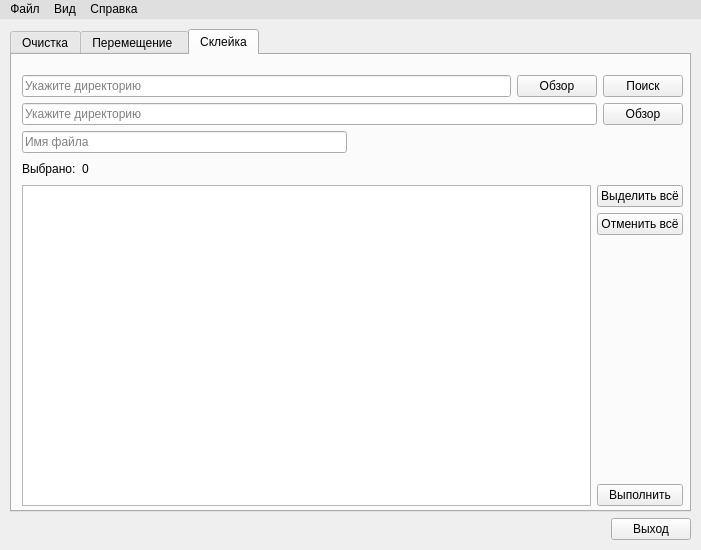
<?xml version="1.0" encoding="UTF-8"?>
<ui version="4.0">
 <class>MainWindow</class>
 <widget class="QMainWindow" name="MainWindow">
  <property name="geometry">
   <rect>
    <x>0</x>
    <y>0</y>
    <width>701</width>
    <height>550</height>
   </rect>
  </property>
  <property name="windowTitle">
   <string>Pupo 1.0</string>
  </property>
  <widget class="QWidget" name="centralwidget">
   <widget class="QWidget" name="layoutWidget">
    <property name="geometry">
     <rect>
      <x>10</x>
      <y>10</y>
      <width>681</width>
      <height>511</height>
     </rect>
    </property>
    <layout class="QVBoxLayout" name="Tabs_and_QuitButton">
     <item>
      <layout class="QHBoxLayout" name="TabsLayout">
       <item>
        <widget class="QTabWidget" name="concatenation">
         <property name="toolTip">
          <string/>
         </property>
         <property name="currentIndex">
          <number>2</number>
         </property>
         <widget class="QWidget" name="tab_del_files">
          <property name="accessibleName">
           <string/>
          </property>
          <attribute name="title">
           <string>Очистка</string>
          </attribute>
          <widget class="QPushButton" name="runBtn">
           <property name="geometry">
            <rect>
             <x>590</x>
             <y>420</y>
             <width>71</width>
             <height>21</height>
            </rect>
           </property>
           <property name="text">
            <string>Выполнить</string>
           </property>
          </widget>
          <widget class="QWidget" name="layoutWidget">
           <property name="geometry">
            <rect>
             <x>10</x>
             <y>10</y>
             <width>651</width>
             <height>131</height>
            </rect>
           </property>
           <layout class="QVBoxLayout" name="verticalLayout">
            <item>
             <layout class="QHBoxLayout" name="horizontalLayout">
              <item>
               <widget class="QLineEdit" name="del_line_edit">
                <property name="toolTip">
                 <string>Путь к директории, в которой необходимо провести операцию</string>
                </property>
                <property name="styleSheet">
                 <string notr="true"/>
                </property>
                <property name="placeholderText">
                 <string>Укажите директорию</string>
                </property>
               </widget>
              </item>
              <item>
               <widget class="QPushButton" name="reviewBtn">
                <property name="text">
                 <string>Обзор</string>
                </property>
               </widget>
              </item>
             </layout>
            </item>
            <item>
             <layout class="QHBoxLayout" name="horizontalLayout_2">
              <item>
               <widget class="QCheckBox" name="cb_del_files">
                <property name="text">
                 <string>Удалить файлы с расширением:</string>
                </property>
               </widget>
              </item>
              <item>
               <widget class="QLineEdit" name="extension_line_edit">
                <property name="enabled">
                 <bool>false</bool>
                </property>
                <property name="text">
                 <string>.txt</string>
                </property>
               </widget>
              </item>
              <item>
               <spacer name="horizontalSpacer_2">
                <property name="orientation">
                 <enum>Qt::Horizontal</enum>
                </property>
                <property name="sizeType">
                 <enum>QSizePolicy::Fixed</enum>
                </property>
                <property name="sizeHint" stdset="0">
                 <size>
                  <width>370</width>
                  <height>34</height>
                 </size>
                </property>
               </spacer>
              </item>
             </layout>
            </item>
            <item>
             <layout class="QHBoxLayout" name="horizontalLayout_3">
              <item>
               <widget class="QCheckBox" name="cb_del_empty_dir">
                <property name="text">
                 <string>Удалить пустые папки</string>
                </property>
               </widget>
              </item>
             </layout>
            </item>
           </layout>
          </widget>
          <widget class="QTextEdit" name="output_clean">
           <property name="geometry">
            <rect>
             <x>10</x>
             <y>150</y>
             <width>651</width>
             <height>261</height>
            </rect>
           </property>
           <property name="readOnly">
            <bool>true</bool>
           </property>
          </widget>
         </widget>
         <widget class="QWidget" name="tab_move_files">
          <attribute name="title">
           <string>Перемещение </string>
          </attribute>
          <widget class="QTextEdit" name="output_move_files">
           <property name="geometry">
            <rect>
             <x>10</x>
             <y>130</y>
             <width>651</width>
             <height>281</height>
            </rect>
           </property>
           <property name="readOnly">
            <bool>true</bool>
           </property>
          </widget>
          <widget class="QPushButton" name="runBtn_2">
           <property name="geometry">
            <rect>
             <x>590</x>
             <y>420</y>
             <width>71</width>
             <height>21</height>
            </rect>
           </property>
           <property name="text">
            <string>Выполнить</string>
           </property>
          </widget>
          <widget class="QCheckBox" name="cut_checkBox">
           <property name="geometry">
            <rect>
             <x>10</x>
             <y>100</y>
             <width>191</width>
             <height>17</height>
            </rect>
           </property>
           <property name="toolTip">
            <string>Удалить файлы начальной директории</string>
           </property>
           <property name="text">
            <string>Вырезать файлы</string>
           </property>
           <property name="checked">
            <bool>false</bool>
           </property>
          </widget>
          <widget class="QSplitter" name="splitter">
           <property name="geometry">
            <rect>
             <x>10</x>
             <y>10</y>
             <width>651</width>
             <height>91</height>
            </rect>
           </property>
           <property name="orientation">
            <enum>Qt::Vertical</enum>
           </property>
           <property name="handleWidth">
            <number>0</number>
           </property>
           <widget class="QWidget" name="">
            <layout class="QHBoxLayout" name="horizontalLayout_4">
             <item>
              <widget class="QLineEdit" name="path_from_move">
               <property name="toolTip">
                <string>Путь, откуда перемещать файлы</string>
               </property>
               <property name="placeholderText">
                <string>Укажите директорию</string>
               </property>
              </widget>
             </item>
             <item>
              <widget class="QPushButton" name="reviewBtnFrom">
               <property name="text">
                <string>Обзор</string>
               </property>
              </widget>
             </item>
            </layout>
           </widget>
           <widget class="QWidget" name="layoutWidget_2">
            <layout class="QHBoxLayout" name="horizontalLayout_5">
             <item>
              <widget class="QLineEdit" name="path_to_move">
               <property name="toolTip">
                <string>Путь, куда перемещать файлы</string>
               </property>
               <property name="placeholderText">
                <string>Укажите директорию</string>
               </property>
              </widget>
             </item>
             <item>
              <widget class="QPushButton" name="reviewBtnTo">
               <property name="text">
                <string>Обзор</string>
               </property>
              </widget>
             </item>
            </layout>
           </widget>
          </widget>
         </widget>
         <widget class="QWidget" name="tab">
          <attribute name="title">
           <string>Склейка</string>
          </attribute>
          <widget class="QWidget" name="">
           <property name="geometry">
            <rect>
             <x>10</x>
             <y>20</y>
             <width>661</width>
             <height>431</height>
            </rect>
           </property>
           <layout class="QGridLayout" name="gridLayout_2">
            <item row="1" column="0">
             <widget class="QLabel" name="label">
              <property name="text">
               <string>Выбрано:</string>
              </property>
             </widget>
            </item>
            <item row="1" column="1">
             <widget class="QLabel" name="label_count">
              <property name="text">
               <string>0</string>
              </property>
             </widget>
            </item>
            <item row="2" column="0" colspan="4">
             <layout class="QHBoxLayout" name="horizontalLayout_9">
              <item>
               <widget class="QListWidget" name="list_results">
                <property name="selectionMode">
                 <enum>QAbstractItemView::MultiSelection</enum>
                </property>
               </widget>
              </item>
              <item>
               <layout class="QVBoxLayout" name="verticalLayout_2">
                <item>
                 <widget class="QPushButton" name="select_all">
                  <property name="text">
                   <string>Выделить всё</string>
                  </property>
                 </widget>
                </item>
                <item>
                 <widget class="QPushButton" name="cancel_all">
                  <property name="text">
                   <string>Отменить всё</string>
                  </property>
                 </widget>
                </item>
                <item>
                 <spacer name="verticalSpacer">
                  <property name="orientation">
                   <enum>Qt::Vertical</enum>
                  </property>
                  <property name="sizeHint" stdset="0">
                   <size>
                    <width>20</width>
                    <height>40</height>
                   </size>
                  </property>
                 </spacer>
                </item>
                <item>
                 <widget class="QPushButton" name="run_concat">
                  <property name="text">
                   <string>Выполнить</string>
                  </property>
                 </widget>
                </item>
               </layout>
              </item>
             </layout>
            </item>
            <item row="0" column="0" colspan="4">
             <layout class="QGridLayout" name="gridLayout">
              <item row="2" column="0">
               <widget class="QLineEdit" name="filename_line_edit">
                <property name="toolTip">
                 <string>Имя файла, который получится в результате склейки</string>
                </property>
                <property name="placeholderText">
                 <string>Имя файла</string>
                </property>
               </widget>
              </item>
              <item row="0" column="0" colspan="3">
               <layout class="QHBoxLayout" name="horizontalLayout_6">
                <item>
                 <widget class="QLineEdit" name="concat_line_edit">
                  <property name="toolTip">
                   <string>Путь, где находятся файлы для склейки</string>
                  </property>
                  <property name="placeholderText">
                   <string>Укажите директорию</string>
                  </property>
                 </widget>
                </item>
                <item>
                 <widget class="QPushButton" name="reviewBtn_concat">
                  <property name="text">
                   <string>Обзор</string>
                  </property>
                 </widget>
                </item>
                <item>
                 <widget class="QPushButton" name="findBtn">
                  <property name="text">
                   <string>Поиск</string>
                  </property>
                 </widget>
                </item>
               </layout>
              </item>
              <item row="2" column="2">
               <layout class="QHBoxLayout" name="horizontalLayout_11"/>
              </item>
              <item row="1" column="0" colspan="3">
               <layout class="QHBoxLayout" name="horizontalLayout_10">
                <item>
                 <widget class="QLineEdit" name="save_as_line_edit">
                  <property name="toolTip">
                   <string>Куда сохранить результат</string>
                  </property>
                  <property name="placeholderText">
                   <string>Укажите директорию</string>
                  </property>
                 </widget>
                </item>
                <item>
                 <widget class="QPushButton" name="reviewBtn_save_as">
                  <property name="text">
                   <string>Обзор</string>
                  </property>
                 </widget>
                </item>
               </layout>
              </item>
              <item row="2" column="1">
               <spacer name="horizontalSpacer_3">
                <property name="orientation">
                 <enum>Qt::Horizontal</enum>
                </property>
                <property name="sizeHint" stdset="0">
                 <size>
                  <width>40</width>
                  <height>20</height>
                 </size>
                </property>
               </spacer>
              </item>
             </layout>
            </item>
            <item row="1" column="3">
             <layout class="QHBoxLayout" name="horizontalLayout_12"/>
            </item>
            <item row="1" column="2">
             <spacer name="horizontalSpacer_4">
              <property name="orientation">
               <enum>Qt::Horizontal</enum>
              </property>
              <property name="sizeHint" stdset="0">
               <size>
                <width>40</width>
                <height>20</height>
               </size>
              </property>
             </spacer>
            </item>
           </layout>
          </widget>
         </widget>
        </widget>
       </item>
      </layout>
     </item>
     <item>
      <layout class="QHBoxLayout" name="QuitButtonLayout">
       <item>
        <spacer name="horizontalSpacer">
         <property name="orientation">
          <enum>Qt::Horizontal</enum>
         </property>
         <property name="sizeHint" stdset="0">
          <size>
           <width>40</width>
           <height>20</height>
          </size>
         </property>
        </spacer>
       </item>
       <item>
        <widget class="QPushButton" name="quitButton">
         <property name="text">
          <string>Выход</string>
         </property>
        </widget>
       </item>
      </layout>
     </item>
    </layout>
   </widget>
  </widget>
  <widget class="QMenuBar" name="menubar">
   <property name="geometry">
    <rect>
     <x>0</x>
     <y>0</y>
     <width>701</width>
     <height>21</height>
    </rect>
   </property>
   <property name="autoFillBackground">
    <bool>false</bool>
   </property>
   <property name="styleSheet">
    <string notr="true">background-color: rgb(223, 223, 223);</string>
   </property>
   <property name="nativeMenuBar">
    <bool>true</bool>
   </property>
   <widget class="QMenu" name="file_menu">
    <property name="title">
     <string>Файл</string>
    </property>
    <addaction name="open_dir"/>
   </widget>
   <widget class="QMenu" name="edit_menu">
    <property name="title">
     <string>Вид</string>
    </property>
   </widget>
   <widget class="QMenu" name="about_menu">
    <property name="title">
     <string>Справка</string>
    </property>
    <addaction name="about_text"/>
   </widget>
   <addaction name="file_menu"/>
   <addaction name="edit_menu"/>
   <addaction name="about_menu"/>
  </widget>
  <action name="about_text">
   <property name="text">
    <string>О программе</string>
   </property>
  </action>
  <action name="open_dir">
   <property name="text">
    <string>Открыть </string>
   </property>
  </action>
 </widget>
 <resources/>
 <connections/>
</ui>
